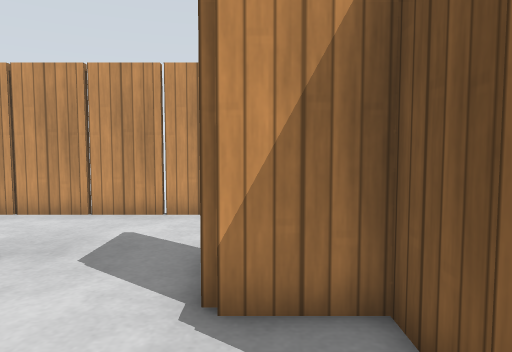
view 1 (above)

24 first-person views from a walk through a Gazebo world. The camera is 0.86 m above the floor, tilts 4° down and sees 70° across. The floor is counted in squares, 0.5 m on a side. Each view is taken from the middle of a square. On the plan, view 1 faces up. The plan holds only what a view shows up to about 17 squares ahead; the rest is blank. Simple patterns stand in for the simulator's built-in surfaces.

view 2
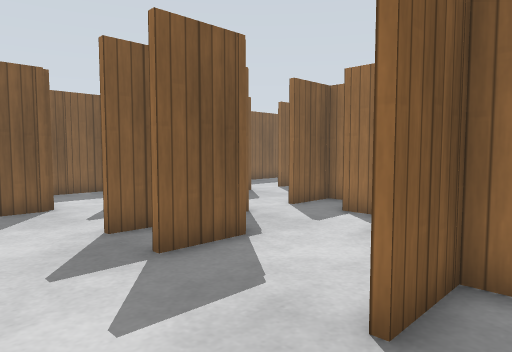

view 3
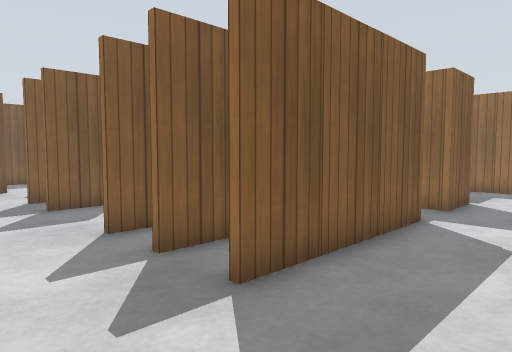

view 4
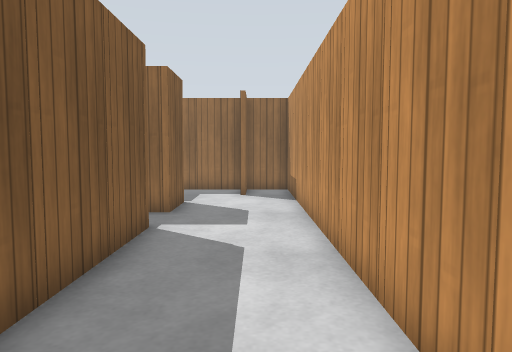

view 5
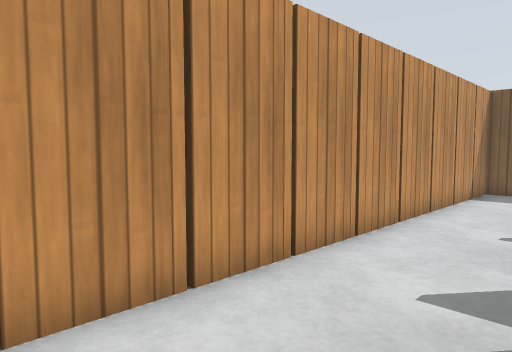

view 6
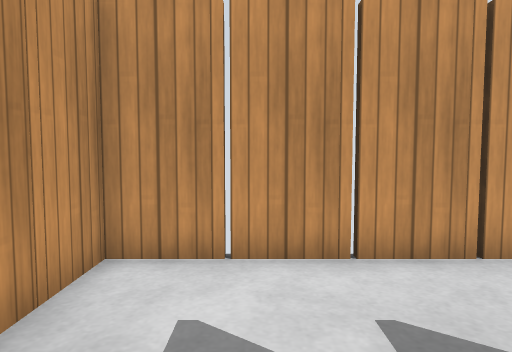

view 7
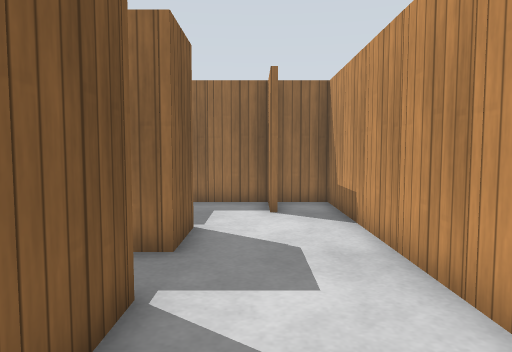

view 8
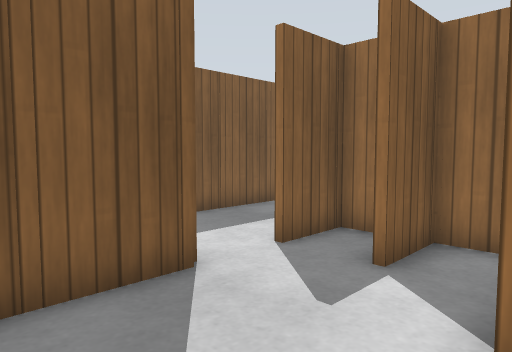

view 9
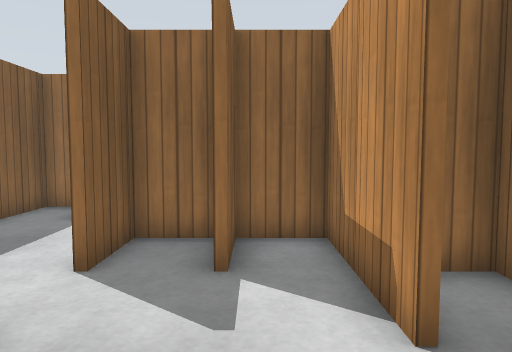

view 10
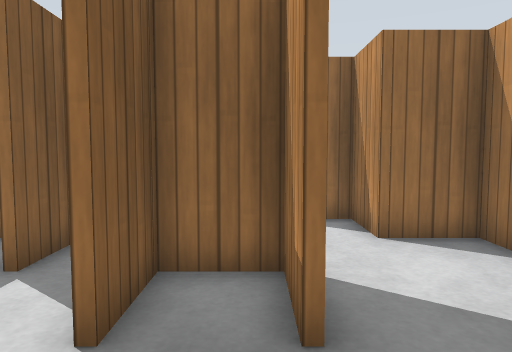

view 11
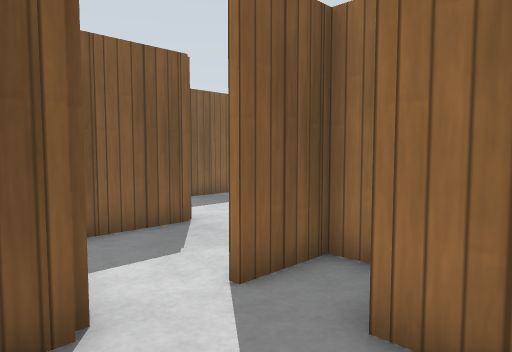

view 12
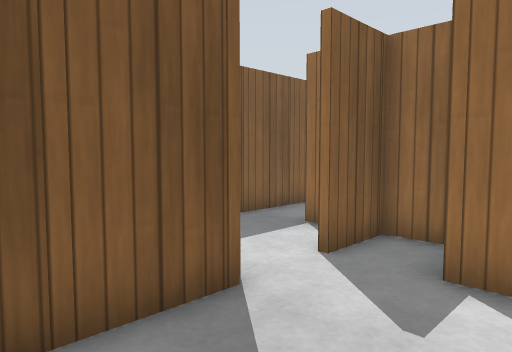

view 13
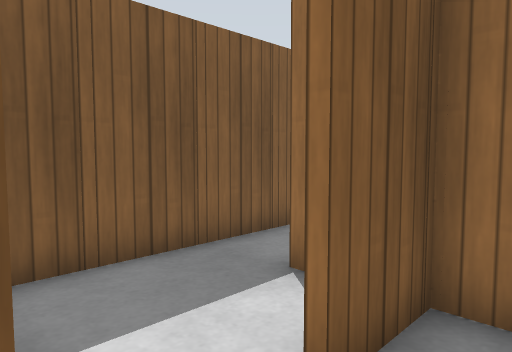

view 14
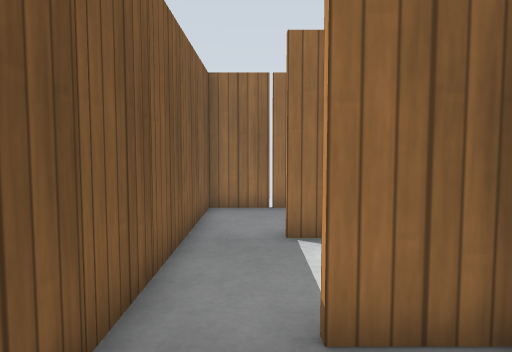

view 15
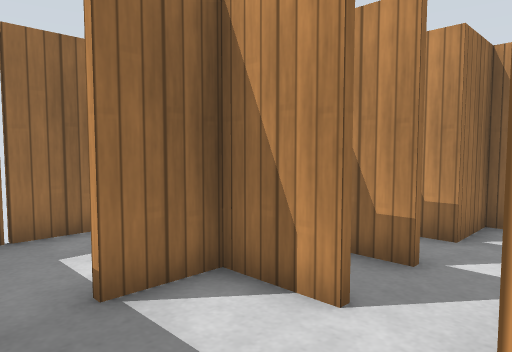

view 16
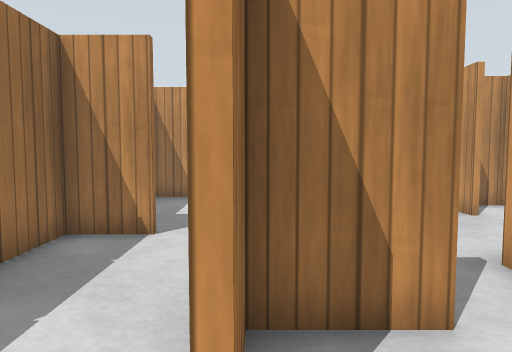

view 17
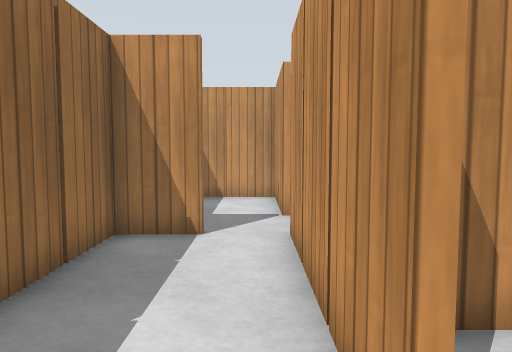

view 18
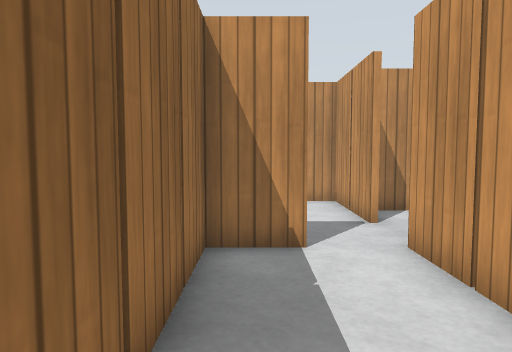

view 19
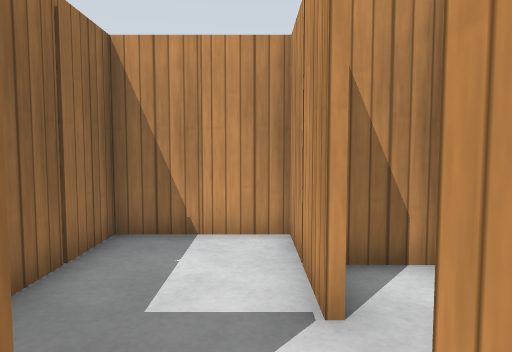

view 20
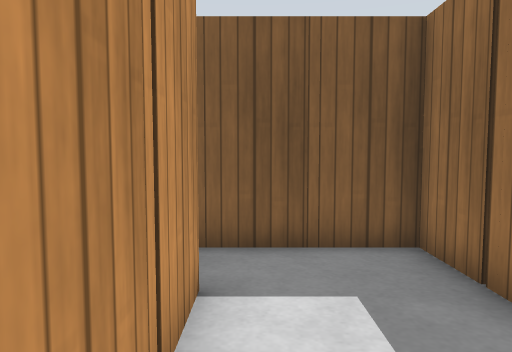

view 21
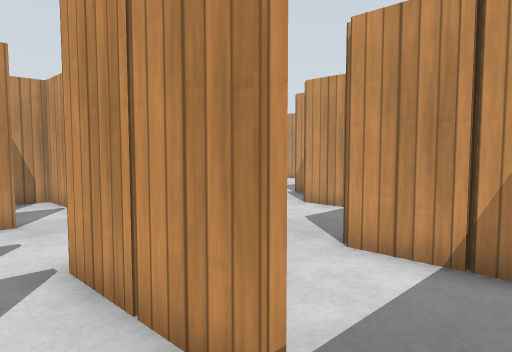

view 22
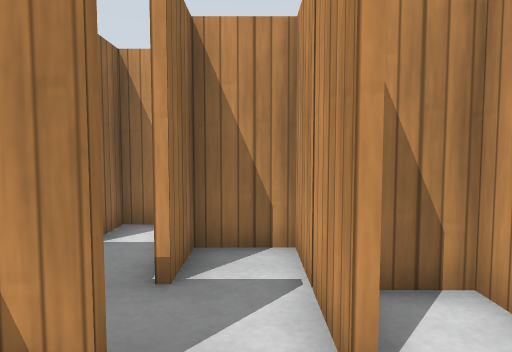

view 23
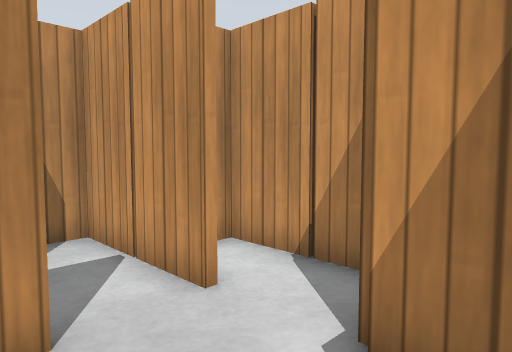

view 24
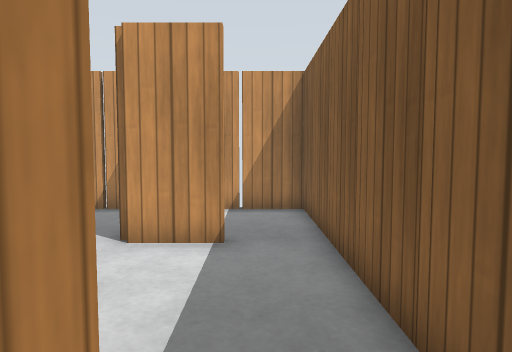

### Floor plan
Points are (right, up) in squares from view 1. A wall is a line through its corners. A room is listed if a view was taken in it or the views show most of it. See-through windows are left out.
Room 1 (views 1, 2, 3, 4, 5, 6, 7, 8, 9, 10, 11, 12, 13, 14, 24)
walls: (-0.6, 4) (-0.6, 6); (-4.4, 2.9) (-4.4, 1.9) (-2.4, 1.9) (-2.4, -0.1) (-0.4, -0.1); (-4.6, 3.9) (-4.6, 6); (-0.4, 6) (-0.4, 3.9); (1.4, 3.9) (1.4, 6); (1.4, 2) (1.4, 3.7) (-0.5, 3.7); (1.6, 6) (1.6, 1.9); (2.6, 1.7) (1.5, 1.7); (-6.6, 4.5) (-6.6, 6); (3.4, 2.5) (3.4, 4); (1.4, -2.1) (1.4, 0); (-8.6, 0) (-8.6, 6); (5.4, 1.9) (5.4, 4); (5.4, 6) (5.4, 9.7) (-12.4, 9.7) (-12.4, 8.4); (2.8, -4.1) (3.6, -4.1); (5.4, -2) (5.4, -0.4); (-8.6, -4) (-8.6, -2.1) (-7.8, -2.1); (7.5, 5.7) (5.5, 5.7); (7.6, 0) (7.6, -0.5); (6.6, -2.3) (5.5, -2.3); (-12.4, 3.6) (-12.4, 2.5); (-12.4, 1.6) (-12.4, 0.5); (-12.4, 5.6) (-12.4, 4.5); (-12.4, -0.4) (-12.4, -1.5); (5.4, -5.5) (5.4, -4); (-12.4, -2.4) (-12.4, -3.5); (8.6, -2.1) (9.4, -2.1) (9.4, 9.7) (7.5, 9.7); (-10.4, -6.2) (-10.4, -7.2); (-12.4, -4.4) (-12.4, -5.5); (-9.5, -8.1) (-7.5, -8.1); (-12.4, -6.4) (-12.4, -8.1) (-11.4, -8.1)
ways out: opening at (7.2, -4) to room 2; opening at (0, -1) to room 3; opening at (-10, -7)
objects: wooden post (-13, -6); wooden post (-13, -4); wooden post (-13, -2); wooden post (-13, 0); wooden post (-13, 2); wooden post (-13, 4); wooden post (-13, 6); wooden post (-13, 8); wooden post (-11, 10); wooden post (-9, -4); wooden post (-9, 0); wooden post (-9, 2); wooden post (-9, 4); wooden post (-9, 10); wooden post (-7, 10); wooden post (-5, 10); wooden post (-4, 4); wooden post (-3, 10); wooden post (-1, 4); wooden post (-1, 10); wooden post (1, 2); wooden post (1, 10); wooden post (2, -2); wooden post (2, 4); wooden post (3, 2); wooden post (3, 10); wooden post (4, 2); wooden post (5, -2); wooden post (5, 0); wooden post (5, 6); wooden post (5, 8); wooden post (6, 2); wooden post (7, -2); wooden post (7, 10); wooden post (8, -2); wooden post (10, 0); wooden post (10, 2); wooden post (10, 4); wooden post (10, 6); wooden post (10, 8)
Room 2 (views 15, 16, 17, 18, 19, 20, 21)
walls: (2.6, -10.3) (1.5, -10.3); (3.6, -8) (3.6, -9.2); (6.5, -10.1) (7.5, -10.1); (5.6, -8) (5.6, -9.6); (1.6, -12) (1.6, -13.9) (9.4, -13.9) (9.4, -3); (7.5, -10.3) (6.4, -10.3); (-0.5, -10.3) (-1.5, -10.3); (6.5, -6.1) (7.5, -6.1); (7.5, -6.3) (6.5, -6.3); (-2.4, -8.2) (-2.4, -9.6); (-3.4, -10.3) (-4.4, -10.3) (-4.4, -11.5); (-4.4, -12.4) (-4.4, -13.9) (-1.4, -13.9)
ways out: opening at (7.2, -4) to room 1; opening at (2.3, -7.3) to room 3; opening at (-4, -13)
objects: wooden post (-3, -14); wooden post (-3, -10); other object (-2, -10); wooden post (0, -8); wooden post (3, -14); wooden post (3, -10); wooden post (5, -14); wooden post (5, -10); wooden post (5, -6); wooden post (6, -10); wooden post (6, -6); wooden post (7, -14); wooden post (10, -12); wooden post (10, -10); wooden post (10, -8); wooden post (10, -6); wooden post (10, -4)
Room 3 (views 22, 23)
walls: (-3.5, -6.1) (-2.5, -6.1); (-0.4, -6) (-0.4, -6.8); (-3.4, -4.3) (-4.4, -4.3) (-4.4, -5.5); (-0.5, -4.3) (-1.5, -4.3); (0.5, -8.1) (1.6, -8.1) (1.6, -8.9); (-1.4, -2.3) (-2.4, -2.3) (-2.4, -3.5); (2.6, -4.3) (1.5, -4.3); (4.6, -6.3) (3.5, -6.3)
ways out: opening at (0, -1) to room 1; opening at (2.3, -7.3) to room 2
objects: wooden post (-6, -8); wooden post (-4, -6); wooden post (-3, -4); wooden post (-1, -2); wooden post (1, -4)

Positions as (right, up) in squares from view 1, and headings:
1: (0, 0), facing up
2: (-6, 9), facing down-right
3: (-12, 9), facing down-right
4: (-11, 8), facing down
5: (-11, 6), facing up-right
6: (-10, 4), facing up
7: (-10, 4), facing down
8: (1, 9), facing down-right
9: (3, 9), facing down
10: (0, 9), facing down
11: (-2, 3), facing down-right
12: (2, 1), facing down-right
13: (4, -2), facing down-right
14: (8, -3), facing down
15: (9, -6), facing down-left
16: (9, -10), facing left
17: (9, -11), facing left
18: (8, -13), facing left
19: (3, -11), facing left
20: (3, -11), facing right
21: (9, -8), facing up-left
22: (2, -5), facing left
23: (3, -7), facing up-left
24: (8, -1), facing up
